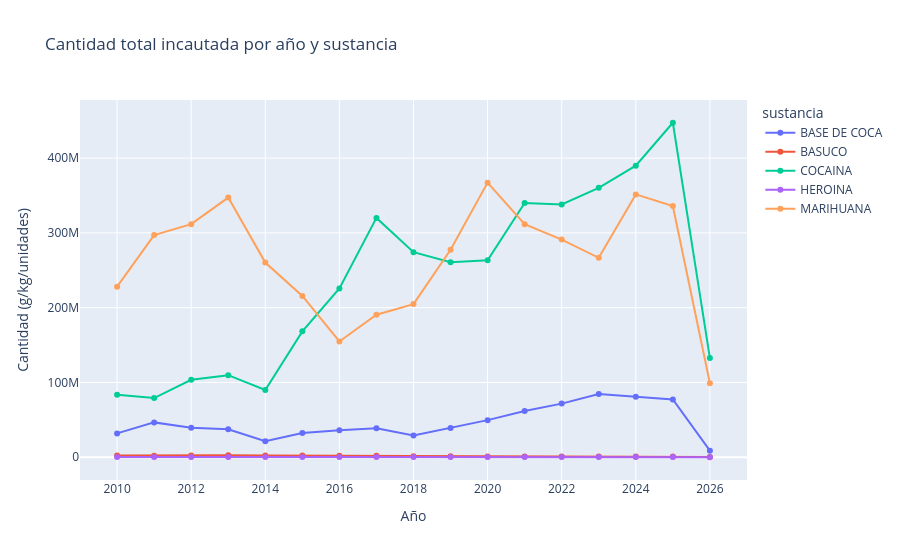

Notebook cell for this chart:
### Markdown cell above
## Parte 2. Tendencia temporal

Crea un gráfico de línea con la cantidad total incautada por año y color por tipo de sustancia.

### Code cell
trend_df = (
    df.groupby(['anio', 'sustancia'], as_index=False)['cantidad']
    .sum()
    .sort_values('anio')
)

fig = px.line(
    trend_df,
    x='anio',
    y='cantidad',
    color='sustancia',
    markers=True,
    title='Cantidad total incautada por año y sustancia'
)
fig.update_layout(xaxis_title='Año', yaxis_title='Cantidad (g/kg/unidades)')
fig.show()

### Figure 1 — Plotly figure (JSON) as saved in the notebook; plotly's stock layout.template omitted (floating-point values rounded to 4 significant figures)
{"data": [{"hovertemplate": "sustancia=BASE DE COCA<br>anio=%{x}<br>cantidad=%{y}<extra></extra>", "legendgroup": "BASE DE COCA", "line": {"color": "#636efa", "dash": "solid"}, "marker": {"symbol": "circle"}, "mode": "lines+markers", "name": "BASE DE COCA", "orientation": "v", "showlegend": true, "type": "scatter", "x": [2010, 2011, 2012, 2013, 2014, 2015, 2016, 2017, 2018, 2019, 2020, 2021, 2022, 2023, 2024, 2025, 2026], "xaxis": "x", "y": [31920000.0, 46640000.0, 39520000.0, 37430000.0, 21530000.0, 32580000.0, 36250000.0, 38810000.0, 29070000.0, 39290000.0, 49650000.0, 61810000.0, 71750000.0, 84500000.0, 80760000.0, 77220000.0, 8834000.0], "yaxis": "y"}, {"hovertemplate": "sustancia=BASUCO<br>anio=%{x}<br>cantidad=%{y}<extra></extra>", "legendgroup": "BASUCO", "line": {"color": "#EF553B", "dash": "solid"}, "marker": {"symbol": "circle"}, "mode": "lines+markers", "name": "BASUCO", "orientation": "v", "showlegend": true, "type": "scatter", "x": [2010, 2011, 2012, 2013, 2014, 2015, 2016, 2017, 2018, 2019, 2020, 2021, 2022, 2023, 2024, 2025, 2026], "xaxis": "x", "y": [2262000.0, 2043000.0, 2444000.0, 2593000.0, 2427000.0, 2325000.0, 2122000.0, 2126000.0, 1513000.0, 1390000.0, 1166000.0, 1193000.0, 1129000.0, 913400.0, 957700.0, 1039000.0, 355400.0], "yaxis": "y"}, {"hovertemplate": "sustancia=COCAINA<br>anio=%{x}<br>cantidad=%{y}<extra></extra>", "legendgroup": "COCAINA", "line": {"color": "#00cc96", "dash": "solid"}, "marker": {"symbol": "circle"}, "mode": "lines+markers", "name": "COCAINA", "orientation": "v", "showlegend": true, "type": "scatter", "x": [2010, 2011, 2012, 2013, 2014, 2015, 2016, 2017, 2018, 2019, 2020, 2021, 2022, 2023, 2024, 2025, 2026], "xaxis": "x", "y": [83590000.0, 79120000.0, 103500000.0, 109800000.0, 89950000.0, 168400000.0, 225700000.0, 320100000.0, 274300000.0, 260800000.0, 263300000.0, 339900000.0, 338000000.0, 360200000.0, 389900000.0, 447300000.0, 132600000.0], "yaxis": "y"}, {"hovertemplate": "sustancia=HEROINA<br>anio=%{x}<br>cantidad=%{y}<extra></extra>", "legendgroup": "HEROINA", "line": {"color": "#ab63fa", "dash": "solid"}, "marker": {"symbol": "circle"}, "mode": "lines+markers", "name": "HEROINA", "orientation": "v", "showlegend": true, "type": "scatter", "x": [2010, 2011, 2012, 2013, 2014, 2015, 2016, 2017, 2018, 2019, 2020, 2021, 2022, 2023, 2024, 2025, 2026], "xaxis": "x", "y": [299000.0, 521000.0, 468100.0, 380300.0, 213200.0, 347600.0, 276800.0, 334600.0, 258100.0, 275900.0, 262100.0, 268100.0, 298500.0, 201500.0, 256700.0, 434900.0, 29830.0], "yaxis": "y"}, {"hovertemplate": "sustancia=MARIHUANA<br>anio=%{x}<br>cantidad=%{y}<extra></extra>", "legendgroup": "MARIHUANA", "line": {"color": "#FFA15A", "dash": "solid"}, "marker": {"symbol": "circle"}, "mode": "lines+markers", "name": "MARIHUANA", "orientation": "v", "showlegend": true, "type": "scatter", "x": [2010, 2011, 2012, 2013, 2014, 2015, 2016, 2017, 2018, 2019, 2020, 2021, 2022, 2023, 2024, 2025, 2026], "xaxis": "x", "y": [228200000.0, 297100000.0, 311700000.0, 347200000.0, 260300000.0, 215700000.0, 154800000.0, 190500000.0, 204800000.0, 277500000.0, 367200000.0, 311600000.0, 291100000.0, 266700000.0, 351500000.0, 335800000.0, 98930000.0], "yaxis": "y"}], "layout": {"legend": {"title": {"text": "sustancia"}, "tracegroupgap": 0}, "title": {"text": "Cantidad total incautada por año y sustancia"}, "xaxis": {"anchor": "y", "domain": [0, 1], "title": {"text": "Año"}}, "yaxis": {"anchor": "x", "domain": [0, 1], "title": {"text": "Cantidad (g/kg/unidades)"}}}}
